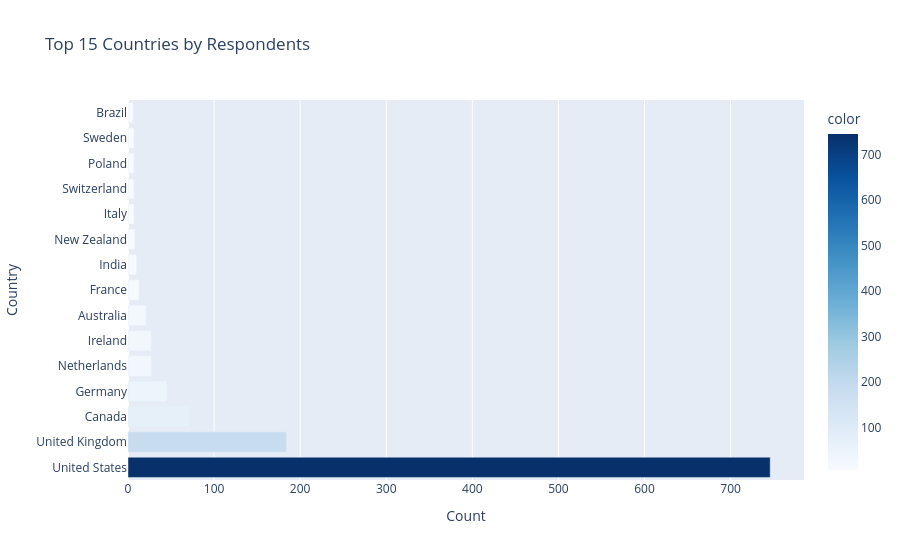

This figure's notebook cell:
### Code cell
# Chart 3: Top 15 Countries
country_counts = df_clean['Country'].value_counts().head(15)
fig = px.bar(x=country_counts.values, y=country_counts.index,
             orientation='h', title='Top 15 Countries by Respondents',
             color=country_counts.values, color_continuous_scale='Blues')
fig.update_layout(xaxis_title='Count', yaxis_title='Country')
fig.show()

### Figure 1 — Plotly figure (JSON) as saved in the notebook; plotly's stock layout.template omitted (floating-point values rounded to 4 significant figures)
{"data": [{"hovertemplate": "x=%{x}<br>y=%{y}<br>color=%{marker.color}<extra></extra>", "legendgroup": "", "marker": {"color": [746, 184, 72, 45, 27, 27, 21, 13, 10, 8, 7, 7, 7, 7, 6], "coloraxis": "coloraxis", "pattern": {"shape": ""}}, "name": "", "orientation": "h", "showlegend": false, "textposition": "auto", "type": "bar", "x": [746, 184, 72, 45, 27, 27, 21, 13, 10, 8, 7, 7, 7, 7, 6], "xaxis": "x", "y": ["United States", "United Kingdom", "Canada", "Germany", "Netherlands", "Ireland", "Australia", "France", "India", "New Zealand", "Italy", "Switzerland", "Poland", "Sweden", "Brazil"], "yaxis": "y"}], "layout": {"barmode": "relative", "coloraxis": {"autocolorscale": false, "colorbar": {"title": {"text": "color"}}, "colorscale": [[0, "rgb(247,251,255)"], [0.125, "rgb(222,235,247)"], [0.25, "rgb(198,219,239)"], [0.375, "rgb(158,202,225)"], [0.5, "rgb(107,174,214)"], [0.625, "rgb(66,146,198)"], [0.75, "rgb(33,113,181)"], [0.875, "rgb(8,81,156)"], [1, "rgb(8,48,107)"]]}, "legend": {"tracegroupgap": 0}, "title": {"text": "Top 15 Countries by Respondents"}, "xaxis": {"anchor": "y", "domain": [0, 1], "title": {"text": "Count"}}, "yaxis": {"anchor": "x", "domain": [0, 1], "title": {"text": "Country"}}}}
